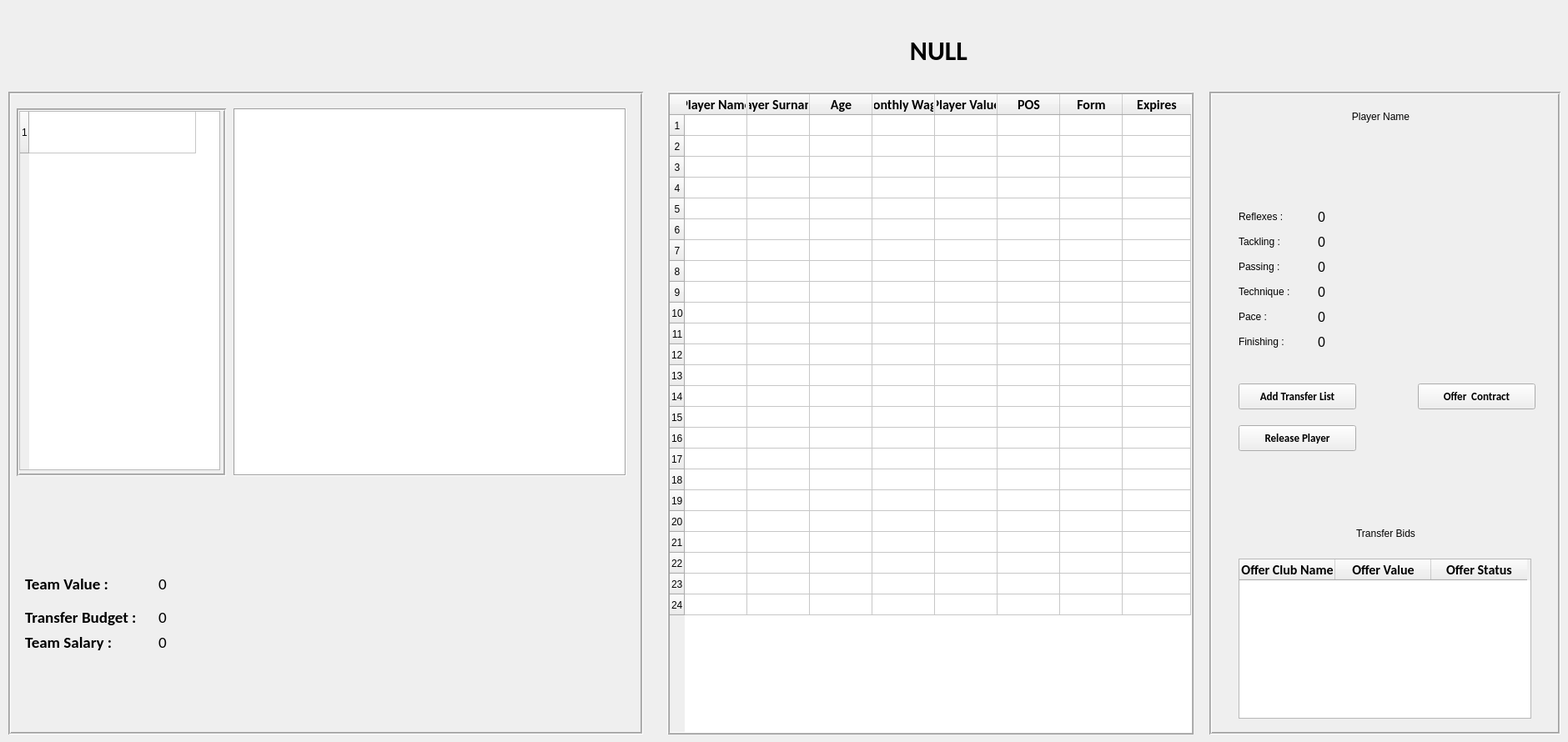
    <widget class="QWidget" name="tab_2">
     <attribute name="title">
      <string>Squad</string>
     </attribute>
     <widget class="QTableWidget" name="myTeam">
      <property name="geometry">
       <rect>
        <x>800</x>
        <y>110</y>
        <width>631</width>
        <height>771</height>
       </rect>
      </property>
      <property name="sizePolicy">
       <sizepolicy hsizetype="MinimumExpanding" vsizetype="MinimumExpanding">
        <horstretch>0</horstretch>
        <verstretch>0</verstretch>
       </sizepolicy>
      </property>
      <property name="frameShape">
       <enum>QFrame::Box</enum>
      </property>
      <property name="frameShadow">
       <enum>QFrame::Raised</enum>
      </property>
      <property name="midLineWidth">
       <number>1</number>
      </property>
      <property name="verticalScrollBarPolicy">
       <enum>Qt::ScrollBarAsNeeded</enum>
      </property>
      <property name="horizontalScrollBarPolicy">
       <enum>Qt::ScrollBarAlwaysOff</enum>
      </property>
      <property name="sizeAdjustPolicy">
       <enum>QAbstractScrollArea::AdjustToContents</enum>
      </property>
      <property name="autoScroll">
       <bool>false</bool>
      </property>
      <property name="editTriggers">
       <set>QAbstractItemView::NoEditTriggers</set>
      </property>
      <property name="selectionMode">
       <enum>QAbstractItemView::SingleSelection</enum>
      </property>
      <property name="textElideMode">
       <enum>Qt::ElideMiddle</enum>
      </property>
      <property name="showGrid">
       <bool>true</bool>
      </property>
      <property name="gridStyle">
       <enum>Qt::SolidLine</enum>
      </property>
      <property name="sortingEnabled">
       <bool>true</bool>
      </property>
      <property name="wordWrap">
       <bool>false</bool>
      </property>
      <property name="rowCount">
       <number>24</number>
      </property>
      <property name="columnCount">
       <number>8</number>
      </property>
      <attribute name="horizontalHeaderVisible">
       <bool>true</bool>
      </attribute>
      <attribute name="horizontalHeaderCascadingSectionResizes">
       <bool>false</bool>
      </attribute>
      <attribute name="horizontalHeaderMinimumSectionSize">
       <number>25</number>
      </attribute>
      <attribute name="horizontalHeaderDefaultSectionSize">
       <number>75</number>
      </attribute>
      <attribute name="horizontalHeaderHighlightSections">
       <bool>false</bool>
      </attribute>
      <attribute name="horizontalHeaderShowSortIndicator" stdset="0">
       <bool>false</bool>
      </attribute>
      <attribute name="horizontalHeaderStretchLastSection">
       <bool>true</bool>
      </attribute>
      <attribute name="verticalHeaderCascadingSectionResizes">
       <bool>false</bool>
      </attribute>
      <attribute name="verticalHeaderMinimumSectionSize">
       <number>15</number>
      </attribute>
      <attribute name="verticalHeaderDefaultSectionSize">
       <number>25</number>
      </attribute>
      <attribute name="verticalHeaderHighlightSections">
       <bool>false</bool>
      </attribute>
      <attribute name="verticalHeaderShowSortIndicator" stdset="0">
       <bool>false</bool>
      </attribute>
      <attribute name="verticalHeaderStretchLastSection">
       <bool>false</bool>
      </attribute>
      <row>
       <property name="text">
        <string>1</string>
       </property>
       <property name="textAlignment">
        <set>AlignCenter</set>
       </property>
      </row>
      <row>
       <property name="text">
        <string>2</string>
       </property>
       <property name="textAlignment">
        <set>AlignCenter</set>
       </property>
      </row>
      <row>
       <property name="text">
        <string>3</string>
       </property>
       <property name="textAlignment">
        <set>AlignCenter</set>
       </property>
      </row>
      <row>
       <property name="text">
        <string>4</string>
       </property>
       <property name="textAlignment">
        <set>AlignCenter</set>
       </property>
      </row>
      <row>
       <property name="text">
        <string>5</string>
       </property>
       <property name="textAlignment">
        <set>AlignCenter</set>
       </property>
      </row>
      <row>
       <property name="text">
        <string>6</string>
       </property>
       <property name="textAlignment">
        <set>AlignCenter</set>
       </property>
      </row>
      <row>
       <property name="text">
        <string>7</string>
       </property>
       <property name="textAlignment">
        <set>AlignCenter</set>
       </property>
      </row>
      <row>
       <property name="text">
        <string>8</string>
       </property>
       <property name="textAlignment">
        <set>AlignCenter</set>
       </property>
      </row>
      <row>
       <property name="text">
        <string>9</string>
       </property>
       <property name="textAlignment">
        <set>AlignCenter</set>
       </property>
      </row>
      <row>
       <property name="text">
        <string>10</string>
       </property>
       <property name="textAlignment">
        <set>AlignCenter</set>
       </property>
      </row>
      <row>
       <property name="text">
        <string>11</string>
       </property>
       <property name="textAlignment">
        <set>AlignCenter</set>
       </property>
      </row>
      <row/>
      <row/>
      <row/>
      <row/>
      <row/>
      <row/>
      <row/>
      <row/>
      <row/>
      <row/>
      <row/>
      <row/>
      <row/>
      <column>
       <property name="text">
        <string>Player Name</string>
       </property>
       <property name="font">
        <font>
         <family>Calibri</family>
         <pointsize>12</pointsize>
         <weight>75</weight>
         <bold>true</bold>
        </font>
       </property>
       <property name="textAlignment">
        <set>AlignCenter</set>
       </property>
      </column>
      <column>
       <property name="text">
        <string>Player Surname</string>
       </property>
       <property name="font">
        <font>
         <family>Calibri</family>
         <pointsize>12</pointsize>
         <weight>75</weight>
         <bold>true</bold>
        </font>
       </property>
       <property name="textAlignment">
        <set>AlignCenter</set>
       </property>
      </column>
      <column>
       <property name="text">
        <string>Age</string>
       </property>
       <property name="font">
        <font>
         <family>Calibri</family>
         <pointsize>12</pointsize>
         <weight>75</weight>
         <bold>true</bold>
        </font>
       </property>
       <property name="textAlignment">
        <set>AlignCenter</set>
       </property>
      </column>
      <column>
       <property name="text">
        <string>Monthly Wage </string>
       </property>
       <property name="font">
        <font>
         <family>Calibri</family>
         <pointsize>12</pointsize>
         <weight>75</weight>
         <bold>true</bold>
        </font>
       </property>
       <property name="textAlignment">
        <set>AlignCenter</set>
       </property>
      </column>
      <column>
       <property name="text">
        <string>Player Value</string>
       </property>
       <property name="font">
        <font>
         <family>Calibri</family>
         <pointsize>12</pointsize>
         <weight>75</weight>
         <bold>true</bold>
        </font>
       </property>
       <property name="textAlignment">
        <set>AlignCenter</set>
       </property>
      </column>
      <column>
       <property name="text">
        <string>POS</string>
       </property>
       <property name="font">
        <font>
         <family>Calibri</family>
         <pointsize>12</pointsize>
         <weight>75</weight>
         <bold>true</bold>
        </font>
       </property>
       <property name="textAlignment">
        <set>AlignCenter</set>
       </property>
      </column>
      <column>
       <property name="text">
        <string>Form</string>
       </property>
       <property name="font">
        <font>
         <family>Calibri</family>
         <pointsize>12</pointsize>
         <weight>75</weight>
         <bold>true</bold>
        </font>
       </property>
       <property name="textAlignment">
        <set>AlignCenter</set>
       </property>
      </column>
      <column>
       <property name="text">
        <string>Expires</string>
       </property>
       <property name="font">
        <font>
         <family>Calibri</family>
         <pointsize>12</pointsize>
         <weight>75</weight>
         <bold>true</bold>
        </font>
       </property>
       <property name="textAlignment">
        <set>AlignCenter</set>
       </property>
      </column>
      <item row="0" column="0">
       <property name="text">
        <string/>
       </property>
       <property name="textAlignment">
        <set>AlignCenter</set>
       </property>
       <property name="flags">
        <set>ItemIsEnabled</set>
       </property>
      </item>
      <item row="0" column="5">
       <property name="text">
        <string/>
       </property>
       <property name="textAlignment">
        <set>AlignCenter</set>
       </property>
       <property name="flags">
        <set>ItemIsEnabled</set>
       </property>
      </item>
      <item row="0" column="6">
       <property name="text">
        <string/>
       </property>
       <property name="textAlignment">
        <set>AlignCenter</set>
       </property>
       <property name="flags">
        <set>ItemIsEnabled</set>
       </property>
      </item>
      <item row="1" column="5">
       <property name="text">
        <string/>
       </property>
       <property name="textAlignment">
        <set>AlignCenter</set>
       </property>
      </item>
      <item row="1" column="6">
       <property name="text">
        <string/>
       </property>
       <property name="textAlignment">
        <set>AlignCenter</set>
       </property>
      </item>
      <item row="3" column="0">
       <property name="text">
        <string/>
       </property>
       <property name="textAlignment">
        <set>AlignCenter</set>
       </property>
      </item>
     </widget>
     <widget class="QFrame" name="frame">
      <property name="geometry">
       <rect>
        <x>10</x>
        <y>110</y>
        <width>761</width>
        <height>771</height>
       </rect>
      </property>
      <property name="frameShape">
       <enum>QFrame::Box</enum>
      </property>
      <property name="frameShadow">
       <enum>QFrame::Sunken</enum>
      </property>
      <property name="lineWidth">
       <number>1</number>
      </property>
      <property name="midLineWidth">
       <number>1</number>
      </property>
      <widget class="QScrollArea" name="scrollArea">
       <property name="geometry">
        <rect>
         <x>10</x>
         <y>20</y>
         <width>251</width>
         <height>441</height>
        </rect>
       </property>
       <property name="frameShape">
        <enum>QFrame::Box</enum>
       </property>
       <property name="midLineWidth">
        <number>1</number>
       </property>
       <property name="verticalScrollBarPolicy">
        <enum>Qt::ScrollBarAlwaysOff</enum>
       </property>
       <property name="horizontalScrollBarPolicy">
        <enum>Qt::ScrollBarAlwaysOff</enum>
       </property>
       <property name="sizeAdjustPolicy">
        <enum>QAbstractScrollArea::AdjustToContents</enum>
       </property>
       <property name="widgetResizable">
        <bool>true</bool>
       </property>
       <property name="alignment">
        <set>Qt::AlignCenter</set>
       </property>
       <widget class="QWidget" name="scrollAreaWidgetContents">
        <property name="geometry">
         <rect>
          <x>0</x>
          <y>0</y>
          <width>245</width>
          <height>435</height>
         </rect>
        </property>
        <widget class="QTableWidget" name="tableWidget">
         <property name="geometry">
          <rect>
           <x>0</x>
           <y>0</y>
           <width>241</width>
           <height>431</height>
          </rect>
         </property>
         <property name="editTriggers">
          <set>QAbstractItemView::NoEditTriggers</set>
         </property>
         <property name="rowCount">
          <number>1</number>
         </property>
         <property name="columnCount">
          <number>1</number>
         </property>
         <attribute name="horizontalHeaderVisible">
          <bool>false</bool>
         </attribute>
         <attribute name="horizontalHeaderDefaultSectionSize">
          <number>200</number>
         </attribute>
         <attribute name="verticalHeaderDefaultSectionSize">
          <number>50</number>
         </attribute>
         <row/>
         <column/>
        </widget>
       </widget>
      </widget>
      <widget class="QTextBrowser" name="MessageInboxTextArea">
       <property name="geometry">
        <rect>
         <x>270</x>
         <y>20</y>
         <width>471</width>
         <height>441</height>
        </rect>
       </property>
       <property name="font">
        <font>
         <family>Calibri</family>
         <pointsize>12</pointsize>
         <weight>75</weight>
         <bold>true</bold>
        </font>
       </property>
       <property name="frameShape">
        <enum>QFrame::Box</enum>
       </property>
       <property name="frameShadow">
        <enum>QFrame::Sunken</enum>
       </property>
       <property name="overwriteMode">
        <bool>false</bool>
       </property>
       <property name="textInteractionFlags">
        <set>Qt::NoTextInteraction</set>
       </property>
      </widget>
      <widget class="QLabel" name="TeamValueLabel">
       <property name="geometry">
        <rect>
         <x>180</x>
         <y>570</y>
         <width>191</width>
         <height>41</height>
        </rect>
       </property>
       <property name="font">
        <font>
         <family>Calibri</family>
         <pointsize>14</pointsize>
         <weight>50</weight>
         <bold>false</bold>
        </font>
       </property>
       <property name="text">
        <string>0</string>
       </property>
       <property name="textFormat">
        <enum>Qt::PlainText</enum>
       </property>
       <property name="alignment">
        <set>Qt::AlignLeading|Qt::AlignLeft|Qt::AlignVCenter</set>
       </property>
      </widget>
      <widget class="QLabel" name="TeamValueLabel_2">
       <property name="geometry">
        <rect>
         <x>20</x>
         <y>570</y>
         <width>141</width>
         <height>41</height>
        </rect>
       </property>
       <property name="font">
        <font>
         <family>Calibri</family>
         <pointsize>14</pointsize>
         <weight>75</weight>
         <bold>true</bold>
        </font>
       </property>
       <property name="text">
        <string>Team Value :</string>
       </property>
       <property name="textFormat">
        <enum>Qt::PlainText</enum>
       </property>
       <property name="alignment">
        <set>Qt::AlignLeading|Qt::AlignLeft|Qt::AlignVCenter</set>
       </property>
      </widget>
      <widget class="QLabel" name="TeamSalaryLabel">
       <property name="geometry">
        <rect>
         <x>180</x>
         <y>640</y>
         <width>191</width>
         <height>41</height>
        </rect>
       </property>
       <property name="font">
        <font>
         <family>Calibri</family>
         <pointsize>14</pointsize>
         <weight>50</weight>
         <bold>false</bold>
        </font>
       </property>
       <property name="text">
        <string>0</string>
       </property>
       <property name="textFormat">
        <enum>Qt::PlainText</enum>
       </property>
       <property name="alignment">
        <set>Qt::AlignLeading|Qt::AlignLeft|Qt::AlignVCenter</set>
       </property>
      </widget>
      <widget class="QLabel" name="TeamValueLabel_4">
       <property name="geometry">
        <rect>
         <x>20</x>
         <y>640</y>
         <width>141</width>
         <height>41</height>
        </rect>
       </property>
       <property name="font">
        <font>
         <family>Calibri</family>
         <pointsize>14</pointsize>
         <weight>75</weight>
         <bold>true</bold>
        </font>
       </property>
       <property name="text">
        <string>Team Salary :</string>
       </property>
       <property name="textFormat">
        <enum>Qt::PlainText</enum>
       </property>
       <property name="alignment">
        <set>Qt::AlignLeading|Qt::AlignLeft|Qt::AlignVCenter</set>
       </property>
      </widget>
      <widget class="QLabel" name="TeamValueLabel_5">
       <property name="geometry">
        <rect>
         <x>20</x>
         <y>610</y>
         <width>141</width>
         <height>41</height>
        </rect>
       </property>
       <property name="font">
        <font>
         <family>Calibri</family>
         <pointsize>14</pointsize>
         <weight>75</weight>
         <bold>true</bold>
        </font>
       </property>
       <property name="text">
        <string>Transfer Budget :</string>
       </property>
       <property name="textFormat">
        <enum>Qt::PlainText</enum>
       </property>
       <property name="alignment">
        <set>Qt::AlignLeading|Qt::AlignLeft|Qt::AlignVCenter</set>
       </property>
      </widget>
      <widget class="QLabel" name="TeamTransferLabel">
       <property name="geometry">
        <rect>
         <x>180</x>
         <y>610</y>
         <width>191</width>
         <height>41</height>
        </rect>
       </property>
       <property name="font">
        <font>
         <family>Calibri</family>
         <pointsize>14</pointsize>
         <weight>50</weight>
         <bold>false</bold>
        </font>
       </property>
       <property name="text">
        <string>0</string>
       </property>
       <property name="textFormat">
        <enum>Qt::PlainText</enum>
       </property>
       <property name="alignment">
        <set>Qt::AlignLeading|Qt::AlignLeft|Qt::AlignVCenter</set>
       </property>
      </widget>
     </widget>
     <widget class="QLabel" name="TeamNameLabel">
      <property name="geometry">
       <rect>
        <x>950</x>
        <y>40</y>
        <width>351</width>
        <height>41</height>
       </rect>
      </property>
      <property name="font">
       <font>
        <family>Calibri</family>
        <pointsize>24</pointsize>
        <weight>75</weight>
        <bold>true</bold>
       </font>
      </property>
      <property name="text">
       <string>NULL</string>
      </property>
      <property name="textFormat">
       <enum>Qt::PlainText</enum>
      </property>
      <property name="alignment">
       <set>Qt::AlignCenter</set>
      </property>
     </widget>
     <widget class="QFrame" name="playerArea">
      <property name="geometry">
       <rect>
        <x>1450</x>
        <y>110</y>
        <width>421</width>
        <height>771</height>
       </rect>
      </property>
      <property name="frameShape">
       <enum>QFrame::Box</enum>
      </property>
      <property name="frameShadow">
       <enum>QFrame::Sunken</enum>
      </property>
      <property name="midLineWidth">
       <number>1</number>
      </property>
      <widget class="QLabel" name="reflexesLabel">
       <property name="geometry">
        <rect>
         <x>130</x>
         <y>140</y>
         <width>30</width>
         <height>20</height>
        </rect>
       </property>
       <property name="font">
        <font>
         <pointsize>12</pointsize>
         <weight>50</weight>
         <bold>false</bold>
        </font>
       </property>
       <property name="text">
        <string>0</string>
       </property>
       <property name="alignment">
        <set>Qt::AlignLeading|Qt::AlignLeft|Qt::AlignVCenter</set>
       </property>
      </widget>
      <widget class="QLabel" name="label_3">
       <property name="geometry">
        <rect>
         <x>35</x>
         <y>170</y>
         <width>100</width>
         <height>20</height>
        </rect>
       </property>
       <property name="text">
        <string>Tackling :</string>
       </property>
       <property name="alignment">
        <set>Qt::AlignLeading|Qt::AlignLeft|Qt::AlignVCenter</set>
       </property>
      </widget>
      <widget class="QLabel" name="tacklingLabel">
       <property name="geometry">
        <rect>
         <x>130</x>
         <y>170</y>
         <width>30</width>
         <height>20</height>
        </rect>
       </property>
       <property name="font">
        <font>
         <pointsize>12</pointsize>
         <weight>50</weight>
         <bold>false</bold>
        </font>
       </property>
       <property name="text">
        <string>0</string>
       </property>
       <property name="alignment">
        <set>Qt::AlignLeading|Qt::AlignLeft|Qt::AlignVCenter</set>
       </property>
      </widget>
      <widget class="QLabel" name="label_5">
       <property name="geometry">
        <rect>
         <x>35</x>
         <y>200</y>
         <width>100</width>
         <height>20</height>
        </rect>
       </property>
       <property name="text">
        <string>Passing :</string>
       </property>
       <property name="alignment">
        <set>Qt::AlignLeading|Qt::AlignLeft|Qt::AlignVCenter</set>
       </property>
      </widget>
      <widget class="QLabel" name="finishingLabel">
       <property name="geometry">
        <rect>
         <x>130</x>
         <y>290</y>
         <width>30</width>
         <height>20</height>
        </rect>
       </property>
       <property name="font">
        <font>
         <pointsize>12</pointsize>
         <weight>50</weight>
         <bold>false</bold>
        </font>
       </property>
       <property name="text">
        <string>0</string>
       </property>
       <property name="alignment">
        <set>Qt::AlignLeading|Qt::AlignLeft|Qt::AlignVCenter</set>
       </property>
      </widget>
      <widget class="QLabel" name="techniqueLabel">
       <property name="geometry">
        <rect>
         <x>130</x>
         <y>230</y>
         <width>30</width>
         <height>20</height>
        </rect>
       </property>
       <property name="font">
        <font>
         <pointsize>12</pointsize>
         <weight>50</weight>
         <bold>false</bold>
        </font>
       </property>
       <property name="text">
        <string>0</string>
       </property>
       <property name="alignment">
        <set>Qt::AlignLeading|Qt::AlignLeft|Qt::AlignVCenter</set>
       </property>
      </widget>
      <widget class="QLabel" name="playerNameLabel">
       <property name="geometry">
        <rect>
         <x>10</x>
         <y>20</y>
         <width>391</width>
         <height>20</height>
        </rect>
       </property>
       <property name="text">
        <string>Player Name</string>
       </property>
       <property name="alignment">
        <set>Qt::AlignCenter</set>
       </property>
      </widget>
      <widget class="QLabel" name="reflexes">
       <property name="geometry">
        <rect>
         <x>35</x>
         <y>140</y>
         <width>100</width>
         <height>20</height>
        </rect>
       </property>
       <property name="text">
        <string>Reflexes :</string>
       </property>
       <property name="alignment">
        <set>Qt::AlignLeading|Qt::AlignLeft|Qt::AlignVCenter</set>
       </property>
      </widget>
      <widget class="QLabel" name="label_6">
       <property name="geometry">
        <rect>
         <x>35</x>
         <y>290</y>
         <width>100</width>
         <height>20</height>
        </rect>
       </property>
       <property name="text">
        <string>Finishing :</string>
       </property>
       <property name="alignment">
        <set>Qt::AlignLeading|Qt::AlignLeft|Qt::AlignVCenter</set>
       </property>
      </widget>
      <widget class="QLabel" name="label_7">
       <property name="geometry">
        <rect>
         <x>35</x>
         <y>260</y>
         <width>100</width>
         <height>20</height>
        </rect>
       </property>
       <property name="text">
        <string>Pace :</string>
       </property>
       <property name="alignment">
        <set>Qt::AlignLeading|Qt::AlignLeft|Qt::AlignVCenter</set>
       </property>
      </widget>
      <widget class="QLabel" name="label_4">
       <property name="geometry">
        <rect>
         <x>35</x>
         <y>230</y>
         <width>100</width>
         <height>20</height>
        </rect>
       </property>
       <property name="text">
        <string>Technique :</string>
       </property>
       <property name="alignment">
        <set>Qt::AlignLeading|Qt::AlignLeft|Qt::AlignVCenter</set>
       </property>
      </widget>
      <widget class="QLabel" name="passingLabel">
       <property name="geometry">
        <rect>
         <x>130</x>
         <y>200</y>
         <width>30</width>
         <height>20</height>
        </rect>
       </property>
       <property name="font">
        <font>
         <pointsize>12</pointsize>
         <weight>50</weight>
         <bold>false</bold>
        </font>
       </property>
       <property name="text">
        <string>0</string>
       </property>
       <property name="alignment">
        <set>Qt::AlignLeading|Qt::AlignLeft|Qt::AlignVCenter</set>
       </property>
      </widget>
      <widget class="QLabel" name="paceLabel">
       <property name="geometry">
        <rect>
         <x>130</x>
         <y>260</y>
         <width>30</width>
         <height>20</height>
        </rect>
       </property>
       <property name="font">
        <font>
         <pointsize>12</pointsize>
         <weight>50</weight>
         <bold>false</bold>
        </font>
       </property>
       <property name="text">
        <string>0</string>
       </property>
       <property name="alignment">
        <set>Qt::AlignLeading|Qt::AlignLeft|Qt::AlignVCenter</set>
       </property>
      </widget>
      <widget class="QPushButton" name="releasePlayerButton">
       <property name="geometry">
        <rect>
         <x>35</x>
         <y>400</y>
         <width>141</width>
         <height>31</height>
        </rect>
       </property>
       <property name="font">
        <font>
         <family>Calibri</family>
         <pointsize>10</pointsize>
         <weight>75</weight>
         <bold>true</bold>
        </font>
       </property>
       <property name="text">
        <string>Release Player</string>
       </property>
      </widget>
      <widget class="QPushButton" name="addTransferListButton">
       <property name="geometry">
        <rect>
         <x>35</x>
         <y>350</y>
         <width>141</width>
         <height>31</height>
        </rect>
       </property>
       <property name="font">
        <font>
         <family>Calibri</family>
         <pointsize>10</pointsize>
         <weight>75</weight>
         <bold>true</bold>
        </font>
       </property>
       <property name="text">
        <string>Add Transfer List</string>
       </property>
      </widget>
      <widget class="QTableWidget" name="transferOffers">
       <property name="geometry">
        <rect>
         <x>35</x>
         <y>560</y>
         <width>351</width>
         <height>192</height>
        </rect>
       </property>
       <property name="editTriggers">
        <set>QAbstractItemView::NoEditTriggers</set>
       </property>
       <attribute name="horizontalHeaderDefaultSectionSize">
        <number>115</number>
       </attribute>
       <column>
        <property name="text">
         <string>Offer Club Name</string>
        </property>
        <property name="font">
         <font>
          <family>Calibri</family>
          <pointsize>12</pointsize>
          <weight>75</weight>
          <bold>true</bold>
         </font>
        </property>
        <property name="textAlignment">
         <set>AlignCenter</set>
        </property>
       </column>
       <column>
        <property name="text">
         <string>Offer Value</string>
        </property>
        <property name="font">
         <font>
          <family>Calibri</family>
          <pointsize>12</pointsize>
          <weight>75</weight>
          <bold>true</bold>
         </font>
        </property>
        <property name="textAlignment">
         <set>AlignCenter</set>
        </property>
       </column>
       <column>
        <property name="text">
         <string>Offer Status</string>
        </property>
        <property name="font">
         <font>
          <family>Calibri</family>
          <pointsize>12</pointsize>
          <weight>75</weight>
          <bold>true</bold>
         </font>
        </property>
        <property name="textAlignment">
         <set>AlignCenter</set>
        </property>
       </column>
      </widget>
      <widget class="QLabel" name="label_2">
       <property name="geometry">
        <rect>
         <x>146</x>
         <y>520</y>
         <width>131</width>
         <height>20</height>
        </rect>
       </property>
       <property name="text">
        <string>Transfer Bids</string>
       </property>
       <property name="alignment">
        <set>Qt::AlignCenter</set>
       </property>
      </widget>
      <widget class="QPushButton" name="offerContractButton">
       <property name="geometry">
        <rect>
         <x>250</x>
         <y>350</y>
         <width>141</width>
         <height>31</height>
        </rect>
       </property>
       <property name="font">
        <font>
         <family>Calibri</family>
         <pointsize>10</pointsize>
         <weight>75</weight>
         <bold>true</bold>
        </font>
       </property>
       <property name="text">
        <string>Offer  Contract</string>
       </property>
      </widget>
     </widget>
    </widget>
